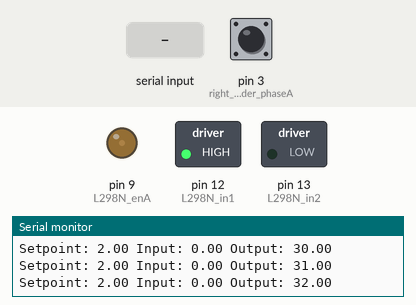
Bench run of a sketch on a simulated Arduino Uno, built with avr-gcc and run on an emulated ATmega328P. Parts: switched loads named in the sketch (green lamp = pin HIGH), output pins drawn as LEDs (lit = HIGH), the last lines printed to the serial monitor. The inputs (shaded band) are chosen by the test bench; at power-on: pin 3 (right_encoder_phaseA) HIGH.

Above: at 1.25 s.
1.3 s: "I90\n" received over Serial
At 1.55 s:
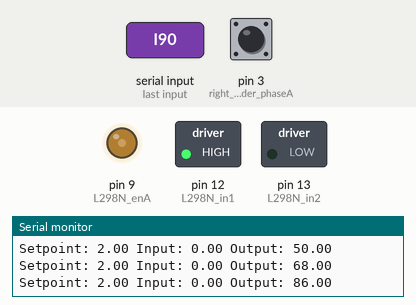
At 3.4 s:
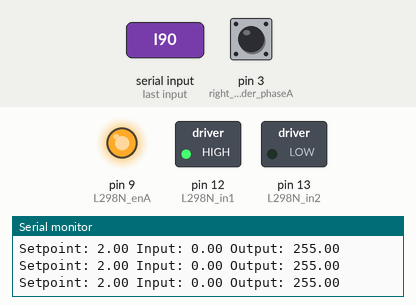
Timing chart, 0 to 4.9 s (numbered marks = the images above; inputs shaded):
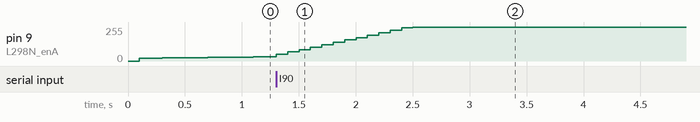

The sketch:

PID-test.ino
```cpp
#include <PID_v1.h>

// L298N H-브릿지 연결 핀
#define L298N_enA 9  // PWM
#define L298N_in2 13  // 모터 A 방향
#define L298N_in1 12  // 모터 A 방향
#define right_encoder_phaseA 3  // 인터럽트
#define right_encoder_phaseB 5

// 엔코더 및 기어비 상수
const double encoderPPR = 823.1;  // 회전당 펄스 수
const double gearRatio = 75.0;    // 1:75 기어비

// 엔코더 변수
volatile unsigned int right_encoder_counter = 0;
String right_encoder_sign = "p";  // 'p' = 양수, 'n' = 음수

// PID 변수
double setpoint, input, output;
double Kp = 10, Ki = 5, Kd = 0.1;  // 초기 PID 값

PID myPID(&input, &output, &setpoint, Kp, Ki, Kd, DIRECT);

unsigned long lastTime = 0;
const long interval = 100;  // 100ms 간격으로 속도 계산 및 PID 제어

void setup() {
  pinMode(L298N_enA, OUTPUT);
  pinMode(L298N_in1, OUTPUT);
  pinMode(L298N_in2, OUTPUT);

  digitalWrite(L298N_in1, HIGH);
  digitalWrite(L298N_in2, LOW);

  Serial.begin(115200);

  pinMode(right_encoder_phaseB, INPUT);
  attachInterrupt(digitalPinToInterrupt(right_encoder_phaseA), rightEncoderCallback, RISING);

  myPID.SetMode(AUTOMATIC);
  myPID.SetSampleTime(interval);
  myPID.SetOutputLimits(0, 255);  // PWM 출력 범위

  setpoint = 2.0;  // 목표 속도 (rad/s)
}

void loop() {
  unsigned long currentTime = millis();

  if (currentTime - lastTime >= interval) {
    // 속도 계산 (rad/s)
    double rpm = (right_encoder_counter * 60.0 * 1000) / (encoderPPR * gearRatio * interval);
    input = rpm * 0.10472;  // RPM to rad/s

    myPID.Compute();  // PID 계산

    analogWrite(L298N_enA, output);  // 모터 속도 제어

    // 결과 출력
    Serial.print("Setpoint: ");
    Serial.print(setpoint);
    Serial.print(" Input: ");
    Serial.print(input);
    Serial.print(" Output: ");
    Serial.println(output);

    // 엔코더 카운터 리셋
    right_encoder_counter = 0;
    lastTime = currentTime;
  }

  // PID 값 조정을 위한 시리얼 입력 처리
  if (Serial.available() > 0) {
    String command = Serial.readStringUntil('\n');
    if (command.startsWith("P")) {
      Kp = command.substring(1).toFloat();
    } else if (command.startsWith("I")) {
      Ki = command.substring(1).toFloat();
    } else if (command.startsWith("D")) {
      Kd = command.substring(1).toFloat();
    } else if (command.startsWith("S")) {
      setpoint = command.substring(1).toFloat();
    }
    myPID.SetTunings(Kp, Ki, Kd);
    Serial.print("New PID values - Kp: ");
    Serial.print(Kp);
    Serial.print(" Ki: ");
    Serial.print(Ki);
    Serial.print(" Kd: ");
    Serial.println(Kd);
  }
}

void rightEncoderCallback() {
  if(digitalRead(right_encoder_phaseB) == HIGH) {
    right_encoder_sign = "p";
  } else {
    right_encoder_sign = "n";
  }
  right_encoder_counter++;
}
```
